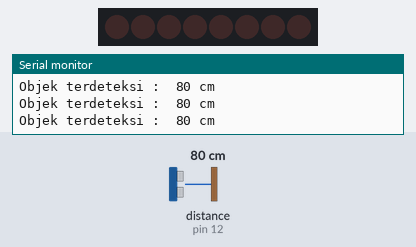
Bench run of a sketch on a simulated Arduino Uno, built with avr-gcc and run on an emulated ATmega328P. On the bench: 8 shift-register outputs drawn as a row of LEDs (first output left, lit = HIGH), the last lines printed to the serial monitor. Wiring (inferred from the names in the program): ultrasonic range finder: trigger pin 11; echo pin 12; shift register (74HC595): data pin 8; shift clock pin 10; latch pin 9. Wiring (inferred from the signals the program sends): row of LEDs: on Q0, Q1, Q2, Q3, Q4, Q5, Q6, Q7. Inputs (shaded band) come from the test bench; at power-on: distance to the obstacle (sensor on pin 12) 80 cm. The echo pulse lasts 58.3 µs per cm.

Above: at 1.2 s.
1.3 s: distance to the obstacle (sensor on pin 12) set to 4 cm
At 2.5 s:
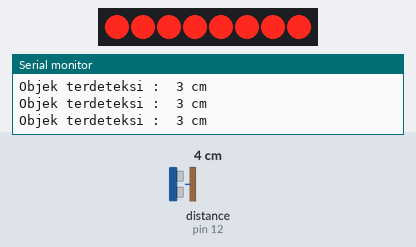
2.8 s: distance to the obstacle (sensor on pin 12) set to 18 cm
At 3.2 s:
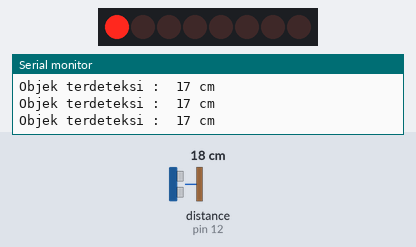
4.3 s: distance to the obstacle (sensor on pin 12) set to 9 cm
At 4.9 s:
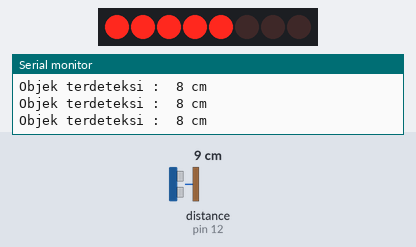
5.8 s: distance to the obstacle (sensor on pin 12) set to 2 cm
At 6.7 s:
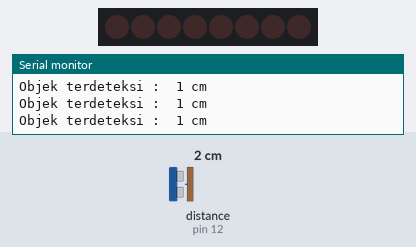
Timing chart, 0 to 8.8 s (numbered marks = the images above; inputs shaded):
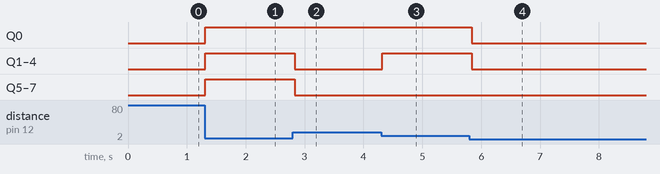

The sketch:

Indikator_Jarak.ino
```cpp
#define triggerPin  11  // pin trigger sensor ultrasonik
#define echoPin     12  // pin echo sensor ultrasonik

#define DATA  8   // pin SER SN74HC595
#define LATCH 9   // pin RCLK SN74HC595
#define CLOCK 10  // pin SRCLK SN74HC595

const uint16_t JEDA = 10;
const uint8_t RATA_RATA = 5;

unsigned long durasi = 0;
unsigned long cm = 0;

byte data[9] = {255, 127, 63, 31, 15, 7, 3, 1, 0};

void setup() {
  pinMode(DATA, OUTPUT);
  pinMode(LATCH, OUTPUT);
  pinMode(CLOCK, OUTPUT);

  pinMode(triggerPin, OUTPUT);
  pinMode(echoPin, INPUT);
  Serial.begin(9600);
}

void loop() {
  cm = 0;
  for (uint8_t i = 1; i <= RATA_RATA; i++) {
    digitalWrite(triggerPin, LOW);
    delayMicroseconds(2);
    digitalWrite(triggerPin, HIGH);
    delayMicroseconds(10);
    digitalWrite(triggerPin, LOW);

    durasi = pulseIn(echoPin, HIGH);
    cm +=  durasi / 29 / 2;
  }

  cm = cm / RATA_RATA;

  Serial.print("Objek terdeteksi :\t");
  Serial.print(cm); Serial.println(" cm");
  Serial.println();

  if (cm > 20) {
    digitalWrite(LATCH, LOW);
    shiftOut(DATA, CLOCK, MSBFIRST, 0);
    digitalWrite(LATCH, HIGH);
  } else {
    int indeks = (cm / 2) - 1;
    digitalWrite(LATCH, LOW);
    shiftOut(DATA, CLOCK, MSBFIRST, data[indeks]);
    digitalWrite(LATCH, HIGH);
  }
  delay(JEDA);
}
```

Measured:
- after the input at 1.3 s, Q0–7: LOW → HIGH at once
- after the input at 2.8 s, Q1–7: HIGH → LOW at once
- after the input at 4.3 s, Q1–4: LOW → HIGH at once
- after the input at 5.8 s, Q0–4: HIGH → LOW at once
